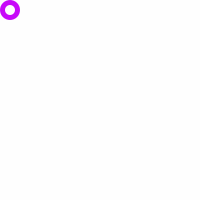
Frame 1 (no input)
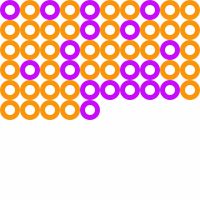
Frame 60 (the mouse pressed at the canvas centre just before this capture)
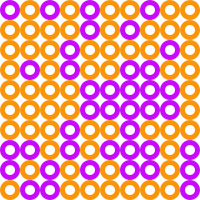
Frame 120 (the mouse held since frame 60 and released just before this capture)

The Processing sketch that drew these frames (run headless with seeded random() and noise(); from frame 60 on, the mouse is pressed at the canvas centre):

// Processing sketch: lesson_02_9_work1
// ── lesson_02_9_work1.pde
//とまとわーくしょっぷ　岡田柴田ネタの簡易バージョン
//ランダムでオレンジか紫かを決める
//丸は左隅から右隅へ順番に描画される

void setup(){
  size(200,200);
  colorMode(RGB,256);
  background(255);
  //ellipseMode(CORNER);
  smooth();
  noStroke();
}

int siz = 20;
int x = 10;
int y = 10;

int num;

void draw(){ 
  if( x < width){
    num = int(random(2)); //ランダムで0か1か
    
    if(num==0){  //オレンジ丸
      fill(250,150,10,255);
    }else if(num==1){  //  紫丸
      fill(200,10,250,255);
    }
    ellipse(x,y,siz,siz);
    
    fill(255);  //白丸
    ellipse(x,y,siz/2,siz/2);
    
    x += 20;
  }else{
    y += 20;
    x = 10;
  }
}
